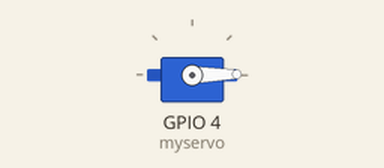
Simulated run of this sketch. Board: ESP32. Parts: servo.

Above: at 0.05 s.
At 2.65 s:
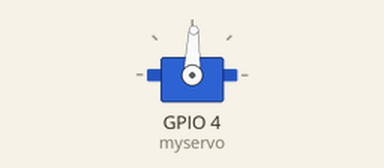
At 5.25 s:
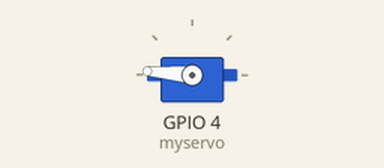
At 10.45 s:
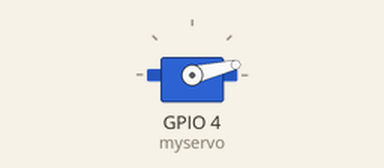
Timing chart, 0 to 14.1 s (numbered marks = the images above):
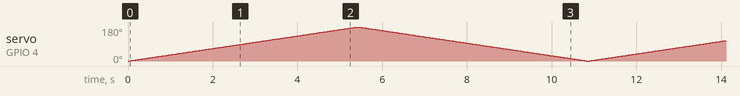

The sketch:

servo.ino
```cpp
#include <ESP32Servo.h>

Servo myservo;  // create servo object to control a servo
// twelve servo objects can be created on most boards

int pos = 0;    // variable to store the servo position

void setup() {
  myservo.attach(4); // attaches the servo on pin 35 to the servo object
  Serial.begin(115200);
}

void loop() {
  for (pos = 0; pos <= 180; pos ++) { // goes from 0 degrees to 180 degrees
    // in steps of 1 degree
    myservo.write(pos);              // tell servo to go to position in variable 'pos'
    delay(30);                       // waits 15ms for the servo to reach the position
  }

  for (pos = 180; pos >= 0; pos --) { // goes from 180 degrees to 0 degrees
    myservo.write(pos);              // tell servo to go to position in variable 'pos'
    delay(30);                       // waits 15ms for the servo to reach the position
  }
}
```
